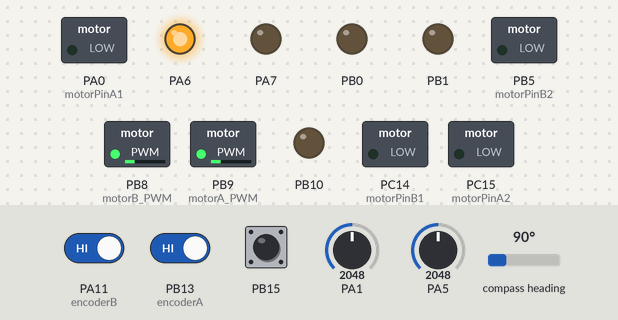
A sketch run on a simulated STM32 Blue Pill. On the bench: switched loads named in the sketch (green lamp = pin HIGH), output pins drawn as LEDs (lit = HIGH). Wiring (inferred from the names in the program): HMC5883L compass at I2C address 0x1E. The inputs (shaded band) are chosen by the test bench; at power-on: PB15 HIGH, compass heading 90°, PA1 = 2048, PA5 = 2048, PA11 (encoderB) HIGH, PB13 (encoderA) HIGH. What the sketch prints to the serial monitor is not drawn.

Above: at 3.7 s.
3.8 s: PB15 pulled LOW for 0.15 s
At 6.1 s:
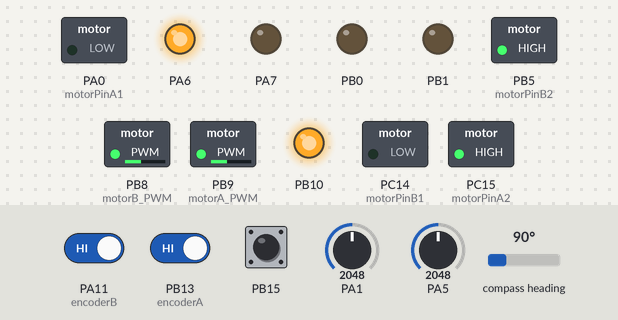
6.6 s: compass heading set to 7°
At 7.5 s:
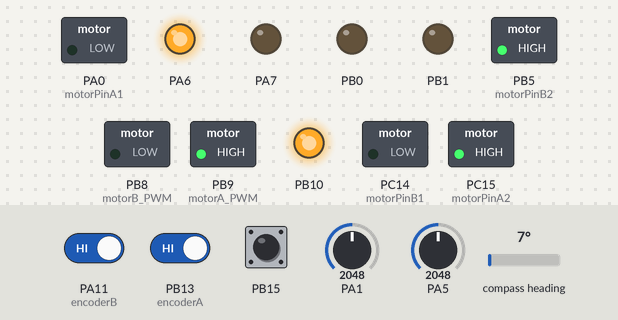
8.5 s: compass heading set to 180°
At 11.3 s:
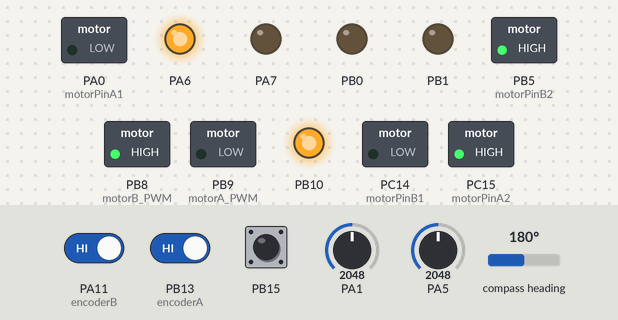
11.5 s: compass heading set to 4°
At 12.42 s:
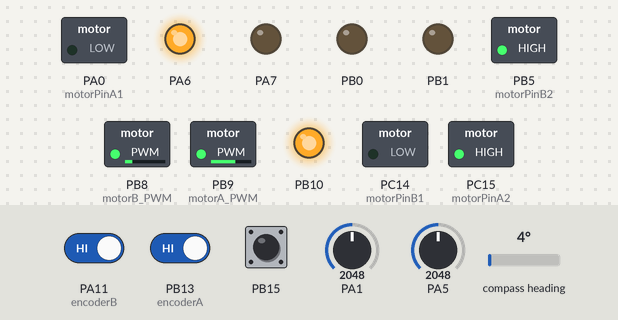
Timing chart, 0 to 14.8 s (numbered marks = the images above; inputs shaded):
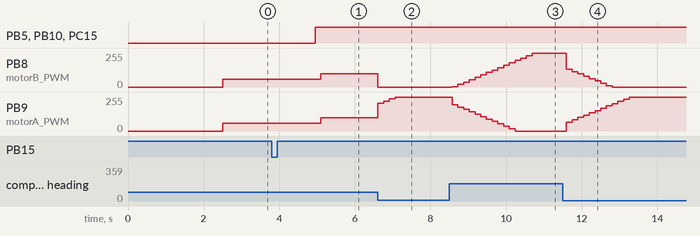

The sketch:

gyro_pid.ino
```cpp
// ------------------------------------------ ir read ------------------------------------
int sample_values[100][5];
int ir_read_count = 0;
int ir_L_limit = 0;
int ir_F_limit = 0;
int ir_R_limit = 0;
// ---------------------------------------------------------------------------------------

// ------------------------------------------- motor --------------------------------
//  A - left
//  B - right

//  Motor control pins
int encoderA = PB13;
int encoderB = PA11;

int motorA_PWM = PB9;
int motorB_PWM = PB8;


int motorPinA1 = PA0;
int motorPinA2 = PC15;

int motorPinB1 = PC14;
int motorPinB2 = PB5;


int right_E_count = 0;
int left_E_count = 0;
int Encode_count = 0;

int mouse_L_move_dir = 1;
int mouse_R_move_dir = 1;


void updateEncoder_left() {
  left_E_count = left_E_count + 1;
//  if (mouse_L_move_dir == 1) {
//    left_E_count = left_E_count + 1;
//  }
//  else if ( mouse_L_move_dir == -1) {
//    left_E_count = left_E_count - 1;
//  }
}

void updateEncoder_right() {
  right_E_count = right_E_count + 1;
//  if (mouse_R_move_dir == 1) {
//    right_E_count = right_E_count + 1;
//  }
//  else if ( mouse_R_move_dir == -1) {
//    right_E_count = right_E_count - 1;
//  }
}
// ---------------------------------------------------

// -------- button1 ----------------------
int button1 = 0;

void click1(){
  noInterrupts();
  button1 =1;
  interrupts();
}
// ----------------------------------------

int gyro_read;

#include <Wire.h>
#include "HMC5883L.h"
#include "move_pid.h"


void setup() {
  // LED
  pinMode(PB10, OUTPUT);
  pinMode(PB1, OUTPUT);
  pinMode(PB0, OUTPUT);
  pinMode(PA6, OUTPUT);
  pinMode(PA7, OUTPUT);


  // button1 interrupt
  pinMode(PB15, INPUT_PULLUP);
  attachInterrupt(digitalPinToInterrupt(PB15), click1, RISING);

  // ir setup
  pinMode(PA5, INPUT_ANALOG);
  pinMode(PA4, INPUT_ANALOG);
  pinMode(PA3, INPUT_ANALOG);
  pinMode(PA2, INPUT_ANALOG);
  pinMode(PA1, INPUT_ANALOG);

  //  motor setup
  pinMode(encoderA, INPUT_PULLUP);
  pinMode(encoderB, INPUT_PULLUP);
  attachInterrupt(digitalPinToInterrupt(encoderA), updateEncoder_right, FALLING);
  attachInterrupt(digitalPinToInterrupt(encoderB), updateEncoder_left, FALLING);

  pinMode(motorA_PWM, OUTPUT);
  pinMode(motorB_PWM, OUTPUT);

  pinMode(motorPinA1, OUTPUT);
  pinMode(motorPinA2, OUTPUT);
  pinMode(motorPinB1, OUTPUT);
  pinMode(motorPinB2, OUTPUT);

  digitalWrite(motorPinA1, LOW);
  digitalWrite(motorPinA2, LOW);
  digitalWrite(motorPinB1, LOW);
  digitalWrite(motorPinB2, LOW);

  // gyro setup
  Wire.begin();
  hmc5883l_init();

  delay(2000);


  Serial.begin(115200);
  Serial.println("Process start ..........");

  digitalWrite(PB10, LOW);
  digitalWrite(PB1, LOW);
  digitalWrite(PB0, LOW);
  digitalWrite(PA7, LOW);

  analogWrite(motorB_PWM, 60);
  analogWrite(motorA_PWM, 60);

  gyro_read = hmc5883l_GetHeading();


}

void loop() {
  digitalWrite(PA6, HIGH);

//  move_forward();
  if ( button1 == 1) {

    delay(1000);

    move_forward_combine();

    delay(1000);

    turn_Rgyro_90();

    gyro_read = gyro_read +90;
    if (gyro_read >360) {
      gyro_read = gyro_read - 360;
    }

    delay(1000);
  }


}
```

HMC5883L.h
```cpp
//#include <Wire.h>
//
///* Define declination of location from where measurement going to be done.
//e.g. here we have added declination from location Pune city, India.
//we can get it from http://www.magnetic-declination.com */

#define Declination       -0.00669
#define hmc5883l_address  0x1E


void hmc5883l_init(){   /* Magneto initialize function */
  Wire.beginTransmission(hmc5883l_address);
  Wire.write(0x00);
  Wire.write(0x70); //8 samples per measurement, 15Hz data output rate, Normal measurement
  Wire.write(0xA0); //
  Wire.write(0x00); //Continuous measurement mode
  Wire.endTransmission();
  delay(500);
}

int hmc5883l_GetHeading(){
  int16_t x, y, z;
  double Heading;
  Wire.beginTransmission(hmc5883l_address);
  Wire.write(0x03);
  Wire.endTransmission();
  /* Read 16 bit x,y,z value (2's complement form) */
  Wire.requestFrom(hmc5883l_address, 6);
  x = (((int16_t)Wire.read()<<8) | (int16_t)Wire.read());
  z = (((int16_t)Wire.read()<<8) | (int16_t)Wire.read());
  y = (((int16_t)Wire.read()<<8) | (int16_t)Wire.read());

  Heading = atan2((double)y, (double)x) + Declination;
  if (Heading>2*PI) /* Due to declination check for >360 degree */
   Heading = Heading - 2*PI;
  if (Heading<0)    /* Check for sign */
   Heading = Heading + 2*PI;
  return (Heading* 180 / PI);/* Convert into angle and return */
}
```

move_pid.h
```cpp
//#include "HMC5883L.h"

#define Declination       -0.00669
#define hmc5883l_address  0x1E


void stop_mouse() {

  digitalWrite(motorPinB1, HIGH);
  digitalWrite(motorPinA1, HIGH);
  digitalWrite(motorPinB2, LOW);
  digitalWrite(motorPinA2, LOW);

  delay(100);

  digitalWrite(motorPinA1, LOW);
  digitalWrite(motorPinA2, LOW);
  digitalWrite(motorPinB1, LOW);
  digitalWrite(motorPinB2, LOW);

  analogWrite(motorB_PWM, 0);
  analogWrite(motorA_PWM, 0);


//  while (1) {
//    if( left_E_count - end_E_count > +0) {
//      // move back left
//      mouse_L_move_dir = -1;
//
//      digitalWrite(motorPinA1, HIGH);
//      digitalWrite(motorPinA2, LOW);
//
//      analogWrite(motorA_PWM, 55);
//
//    }
//    else if (left_E_count - end_E_count < 10) {
//      // move front left
//      mouse_L_move_dir = 1;
//
//      digitalWrite(motorPinA1, LOW);
//      digitalWrite(motorPinA2, HIGH);
//
//      analogWrite(motorA_PWM, 55);
//    }
//    else {
//      // left stop
//      mouse_L_move_dir = 0;
//
//      digitalWrite(motorPinA1, LOW);
//      digitalWrite(motorPinA2, LOW);
//
//      analogWrite(motorA_PWM, 0);
//    }
//
//
//    if( right_E_count - end_E_count > +0) {
//      // move back right
//      mouse_R_move_dir = -1;
//
//      digitalWrite(motorPinB1, HIGH);
//      digitalWrite(motorPinB2, LOW);
//
//      analogWrite(motorB_PWM, 55);
//
//    }
//    else if (right_E_count - end_E_count < -0) {
//      // move front right
//      mouse_R_move_dir = 1;
//
//      digitalWrite(motorPinB1, LOW);
//      digitalWrite(motorPinB2, HIGH);
//
//      analogWrite(motorB_PWM, 55);
//    }
//    else {
//      // right stop
//      mouse_R_move_dir = 0;
//
//      digitalWrite(motorPinB1, LOW);
//      digitalWrite(motorPinB2, LOW);
//
//      analogWrite(motorB_PWM, 0);
//    }
//
//    if ( mouse_R_move_dir == 0 && mouse_R_move_dir == 0) {
//      break;
//    }
//    else {
//      delay(10);
//    }
//
//  }

  Serial.println("stop");

}


void move_forward_combine(){
  double Kp_gyro = 1.1; // Proportional gain - 1
  double Ki_gyro = 0.2; // Integral gain - 0.2
  double Kd_gyro = 0; // Derivative gain
  int gyro_error = 0;
  double gyro_prevError = 0;
  double gyro_integral = 0;
  double gyro_derivative = 0;

  double Kp_ir = 1;
  int ir_error = 0;
  int ir_wall_limit = 2000;

  int left_to_right_S = 0;
  int right_to_left_S = 0;


//  int gyro_read = hmc5883l_GetHeading();

  digitalWrite(PB10, HIGH);

  analogWrite(motorB_PWM, 60);
  analogWrite(motorA_PWM, 60);

  digitalWrite(motorPinA2, HIGH);
  digitalWrite(motorPinB2, HIGH);
  digitalWrite(motorPinA1, LOW);
  digitalWrite(motorPinB1, LOW);

  delay(150);

  while(1) {
    int gyro_N_read = hmc5883l_GetHeading();
    int ir_L_1 = analogRead(PA5);
    int ir_R_1 = analogRead(PA1);

    if ((gyro_N_read - gyro_read) > 300){
      gyro_error = -(360 - (gyro_N_read - gyro_read));
    }
    else if ((gyro_N_read - gyro_read) < -300){
      gyro_error = 360 + (gyro_N_read - gyro_read);
    }
    else {
      gyro_error = gyro_N_read - gyro_read;
    }

    gyro_integral = gyro_integral + gyro_error;
    gyro_derivative = gyro_error - gyro_prevError;

    double gyro_speed_diff = Kp_gyro*gyro_error + Ki_gyro*gyro_integral + Kd_gyro*gyro_derivative;
    double ir_speed_diff = 0;

    // ir condition check --------------------------

//    if (gyro_error > 0) {
//      if (ir_R_1 > ir_wall_limit) {  // right wall check
//        ir_error = ir_R_1 - ir_wall_limit;
//        ir_speed_diff = - Kp_ir*ir_error;    // + if cloes to right
//      }
//    }
//    else if ( gyro_error < 0){
//      if (ir_L_1 > ir_wall_limit) { // left wall check
//        ir_error = ir_L_1 - ir_wall_limit;
//        ir_speed_diff = Kp_ir*ir_error;    // + if cloes to left
//      }
//    }
//    else {
//      if (ir_L_1 > ir_wall_limit) { // left wall check
//        ir_error = ir_L_1 - ir_wall_limit;
//        ir_speed_diff = Kp_ir*ir_error;    // + if cloes to left
//      }
//      else if (ir_R_1 > ir_wall_limit) {  // right wall check
//        ir_error = ir_R_1 - ir_wall_limit;
//        ir_speed_diff = - Kp_ir*ir_error;    // + if cloes to right
//      }
//    }


//    if (ir_L_1 > ir_wall_limit && gyro_error == 0) { // left wall check
//      if ( ir_L_1 - ir_L_limit  > 0) {
//        // left close to wall
//        left_to_right_S = 10;
//        right_to_left_S = 0;
//      }
//      else {
//        // left away to wall
//        right_to_left_S = 10;
//        left_to_right_S = 0;
//      }
//    }
//    else if (ir_R_1 > ir_wall_limit && gyro_error == 0) {  // right wall check
//      if ( ir_R_1 - ir_R_limit  > 0) {
//        // right close to wall
//        right_to_left_S = 10;
//        left_to_right_S = 0;
//      }
//      else {
//        // right away to wall
//        left_to_right_S = 10;
//        right_to_left_S = 0;
//      }
//    }
//    else {
//      left_to_right_S = 0;
//      right_to_left_S = 0;
//    }
    // -------------------------------------------------

    int leftSpeed = 100 -gyro_speed_diff + left_to_right_S;
    int rightSpeed = 100+gyro_speed_diff + right_to_left_S;

//    int leftSpeed  = 60-gyro_speed_diff + ir_speed_diff;
//    int rightSpeed = 60+gyro_speed_diff - ir_speed_diff;

    if (rightSpeed < 0){
      rightSpeed = 0;
    }

    if (leftSpeed < 0) {
      leftSpeed=0;
    }

    analogWrite(motorB_PWM, rightSpeed);
    analogWrite(motorA_PWM, leftSpeed);

//    Serial.print("gyro_read :");
//    Serial.print(gyro_read);
//    Serial.print(" gyro_N_read :");
//    Serial.print(gyro_N_read);
//    Serial.print(" gyro_error :");
//    Serial.print(gyro_error);
//    Serial.print(" right:");
//    Serial.print(rightSpeed);
//    Serial.print(" left :");
//    Serial.println(leftSpeed);

    gyro_prevError = gyro_error;

    if ((left_E_count + right_E_count)/2 >= 200) {
      digitalWrite(PB10, LOW);

      left_E_count = 0;
      right_E_count = 0;

      stop_mouse();

      break;
    }
    else {
      delay(150);
    }

  }

}

void turn_Rgyro_90() {

  analogWrite(motorB_PWM, 60);
  analogWrite(motorA_PWM, 60);

  digitalWrite(motorPinB1, HIGH);
  digitalWrite(motorPinB2, LOW);
  digitalWrite(motorPinA1, LOW);
  digitalWrite(motorPinA2, HIGH);

  while (1) {
    int turn_read = hmc5883l_GetHeading() - gyro_read;
    if ( turn_read < 0) {
      turn_read = turn_read + 360;
    }

    if ( turn_read >= 90 ) {
      digitalWrite(motorPinA1, HIGH);
      digitalWrite(motorPinA2, LOW);
      digitalWrite(motorPinB1, LOW);
      digitalWrite(motorPinB2, HIGH);

      delay(20);

      digitalWrite(motorPinA1, LOW);
      digitalWrite(motorPinA2, LOW);
      digitalWrite(motorPinB1, LOW);
      digitalWrite(motorPinB2, LOW);

      break;
    }
    else {
      delay(150);
    }
  }

}
```

Measured:
- after the input at 3.8 s, PB5 (motorPinB2), PB10, PC15 (motorPinA2): LOW → HIGH after 1.2 s; PB8 (motorB_PWM), PB9 (motorA_PWM): 60/255 → 100/255 after 1.3 s
- after the input at 6.6 s, PB8 (motorB_PWM): 100/255 → 0/255 at once; PB9 (motorA_PWM): 100/255 → 207/255 at once, → 224/255 0.15 s later, → 241/255 0.15 s later, → 255/255 0.15 s later
- after the input at 8.5 s, PB8 (motorB_PWM): moves from 0/255 to 255/255 over 2.3 s, starting after 0.08 s; PB9 (motorA_PWM): moves from 255/255 to 0/255 over 1.7 s, starting after 0.08 s
- after the input at 11.5 s, PB8 (motorB_PWM): moves from 255/255 to 0/255 over 1.2 s, starting after 0.10 s; PB9 (motorA_PWM): moves from 0/255 to 255/255 over 1.7 s, starting after 0.10 s
